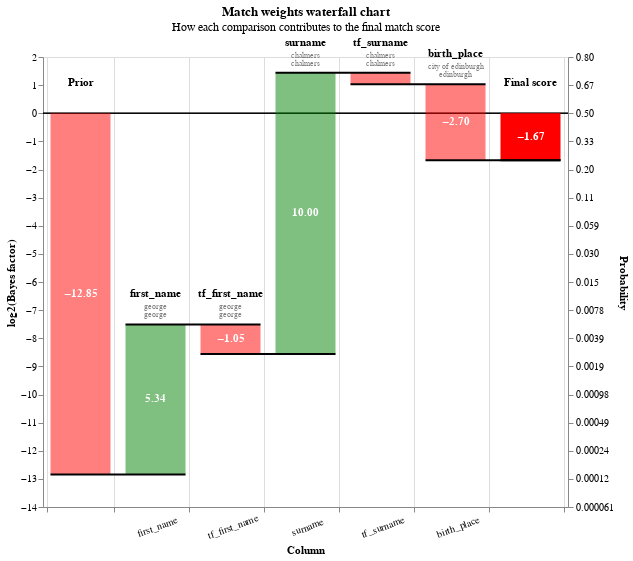

Notebook source saved alongside this figure:
### Code cell
# Some of the false negatives will be because they weren't detected by the blocking rules
records = linker.prediction_errors_from_labels_column(
    "cluster",
    threshold=0.5,
    include_false_negatives=True,
    include_false_positives=False,
).as_record_dict(limit=50)

linker.waterfall_chart(records)

### Figure 1 — Vega-Lite specification as saved in the notebook (floating-point values rounded to 4 significant figures; data arrays with more than 128 entries replaced by an {"elided": "..."} marker saying what was removed)
{"$schema": "https://vega.github.io/schema/vega-lite/v5.9.3.json", "config": {"view": {"continuousHeight": 300, "continuousWidth": 400}}, "data": {"name": "data-5ec8a4b5064b1ecedc2517d008cd05de"}, "datasets": {"data-5ec8a4b5064b1ecedc2517d008cd05de": {"elided": "650 records"}}, "height": 450, "layer": [{"layer": [{"encoding": {"color": {"value": "black"}, "size": {"value": 0.5}, "y": {"field": "zero", "type": "quantitative"}}, "mark": "rule"}, {"encoding": {"color": {"condition": {"test": "(datum.log2_bayes_factor < 0)", "value": "red"}, "value": "green"}, "opacity": {"condition": {"test": "datum.column_name == 'Prior match weight' || datum.column_name == 'Final score'", "value": 1}, "value": 0.5}, "tooltip": [{"field": "column_name", "title": "Comparison column", "type": "nominal"}, {"field": "value_l", "title": "Value (L)", "type": "nominal"}, {"field": "value_r", "title": "Value (R)", "type": "nominal"}, {"field": "label_for_charts", "title": "Label", "type": "ordinal"}, {"field": "sql_condition", "title": "SQL condition", "type": "nominal"}, {"field": "comparison_vector_value", "title": "Comparison vector value", "type": "nominal"}, {"field": "bayes_factor", "format": ",.4f", "title": "Bayes factor = m/u", "type": "quantitative"}, {"field": "log2_bayes_factor", "format": ",.4f", "title": "Match weight = log2(m/u)", "type": "quantitative"}, {"field": "prob", "format": ".4f", "title": "Adjusted match score", "type": "quantitative"}, {"field": "bayes_factor_description", "title": "Match weight description", "type": "nominal"}], "x": {"axis": {"grid": true, "labelAlign": "center", "labelAngle": -20, "labelExpr": "datum.value == 'Prior' || datum.value == 'Final score' ? '' : datum.value", "labelPadding": 10, "tickBand": "extent", "title": "Column"}, "field": "column_name", "sort": {"field": "bar_sort_order", "order": "ascending"}, "type": "nominal"}, "y": {"axis": {"grid": false, "orient": "left", "title": "log2(Bayes factor)"}, "field": "previous_sum", "type": "quantitative"}, "y2": {"field": "sum"}}, "mark": {"type": "bar", "width": 60}}, {"encoding": {"color": {"value": "white"}, "text": {"condition": {"field": "log2_bayes_factor", "format": ".2f", "test": "abs(datum.log2_bayes_factor) > 1", "type": "nominal"}, "value": ""}, "x": {"axis": {"labelAngle": -20, "title": "Column"}, "field": "column_name", "sort": {"field": "bar_sort_order", "order": "ascending"}, "type": "nominal"}, "y": {"axis": {"orient": "left"}, "field": "center", "type": "quantitative"}}, "mark": {"fontWeight": "bold", "type": "text"}}, {"encoding": {"color": {"value": "black"}, "text": {"field": "column_name", "type": "nominal"}, "x": {"axis": {"labelAngle": -20, "title": "Column"}, "field": "column_name", "sort": {"field": "bar_sort_order", "order": "ascending"}, "type": "nominal"}, "y": {"field": "sum_top", "type": "quantitative"}}, "mark": {"baseline": "bottom", "dy": -25, "fontWeight": "bold", "type": "text"}}, {"encoding": {"color": {"value": "grey"}, "text": {"field": "value_l", "type": "nominal"}, "x": {"axis": {"labelAngle": -20, "title": "Column"}, "field": "column_name", "sort": {"field": "bar_sort_order", "order": "ascending"}, "type": "nominal"}, "y": {"field": "sum_top", "type": "quantitative"}}, "mark": {"baseline": "bottom", "dy": -13, "fontSize": 8, "type": "text"}}, {"encoding": {"color": {"value": "grey"}, "text": {"field": "value_r", "type": "nominal"}, "x": {"axis": {"labelAngle": -20, "title": "Column"}, "field": "column_name", "sort": {"field": "bar_sort_order", "order": "ascending"}, "type": "nominal"}, "y": {"field": "sum_top", "type": "quantitative"}}, "mark": {"baseline": "bottom", "dy": -5, "fontSize": 8, "type": "text"}}]}, {"encoding": {"x": {"axis": {"labelAngle": -20, "title": "Column"}, "field": "column_name", "sort": {"field": "bar_sort_order", "order": "ascending"}, "type": "nominal"}, "x2": {"field": "lead"}, "y": {"axis": {"labelExpr": "format(1 / (1 + pow(2, -1*datum.value)), '.2r')", "orient": "right", "title": "Probability"}, "field": "sum", "scale": {"zero": false}, "type": "quantitative"}}, "mark": {"color": "black", "strokeWidth": 2, "type": "rule", "x2Offset": 30, "xOffset": -30}}], "params": [{"bind": {"input": "range", "max": 49, "min": 0, "step": 1}, "name": "record_number", "value": 0}], "resolve": {"axis": {"y": "independent"}}, "title": {"subtitle": "How each comparison contributes to the final match score", "text": "Match weights waterfall chart"}, "transform": [{"filter": "(datum.record_number == record_number)"}, {"filter": "(datum.bayes_factor !== 1.0)"}, {"frame": [null, 0], "window": [{"as": "sum", "field": "log2_bayes_factor", "op": "sum"}, {"as": "lead", "field": "column_name", "op": "lead"}]}, {"as": "sum", "calculate": "datum.column_name === \"Final score\" ? datum.sum - datum.log2_bayes_factor : datum.sum"}, {"as": "lead", "calculate": "datum.lead === null ? datum.column_name : datum.lead"}, {"as": "previous_sum", "calculate": "datum.column_name === \"Final score\" || datum.column_name === \"Prior match weight\" ? 0 : datum.sum - datum.log2_bayes_factor"}, {"as": "top_label", "calculate": "datum.sum > datum.previous_sum ? datum.column_name : \"\""}, {"as": "bottom_label", "calculate": "datum.sum < datum.previous_sum ? datum.column_name : \"\""}, {"as": "sum_top", "calculate": "datum.sum > datum.previous_sum ? datum.sum : datum.previous_sum"}, {"as": "sum_bottom", "calculate": "datum.sum < datum.previous_sum ? datum.sum : datum.previous_sum"}, {"as": "center", "calculate": "(datum.sum + datum.previous_sum) / 2"}, {"as": "text_log2_bayes_factor", "calculate": "(datum.log2_bayes_factor > 0 ? \"+\" : \"\") + datum.log2_bayes_factor"}, {"as": "dy", "calculate": "datum.sum < datum.previous_sum ? 4 : -4"}, {"as": "baseline", "calculate": "datum.sum < datum.previous_sum ? \"top\" : \"bottom\""}, {"as": "prob", "calculate": "1. / (1 + pow(2, -1.*datum.sum))"}, {"as": "zero", "calculate": "0*datum.sum"}], "width": {"step": 75}}
